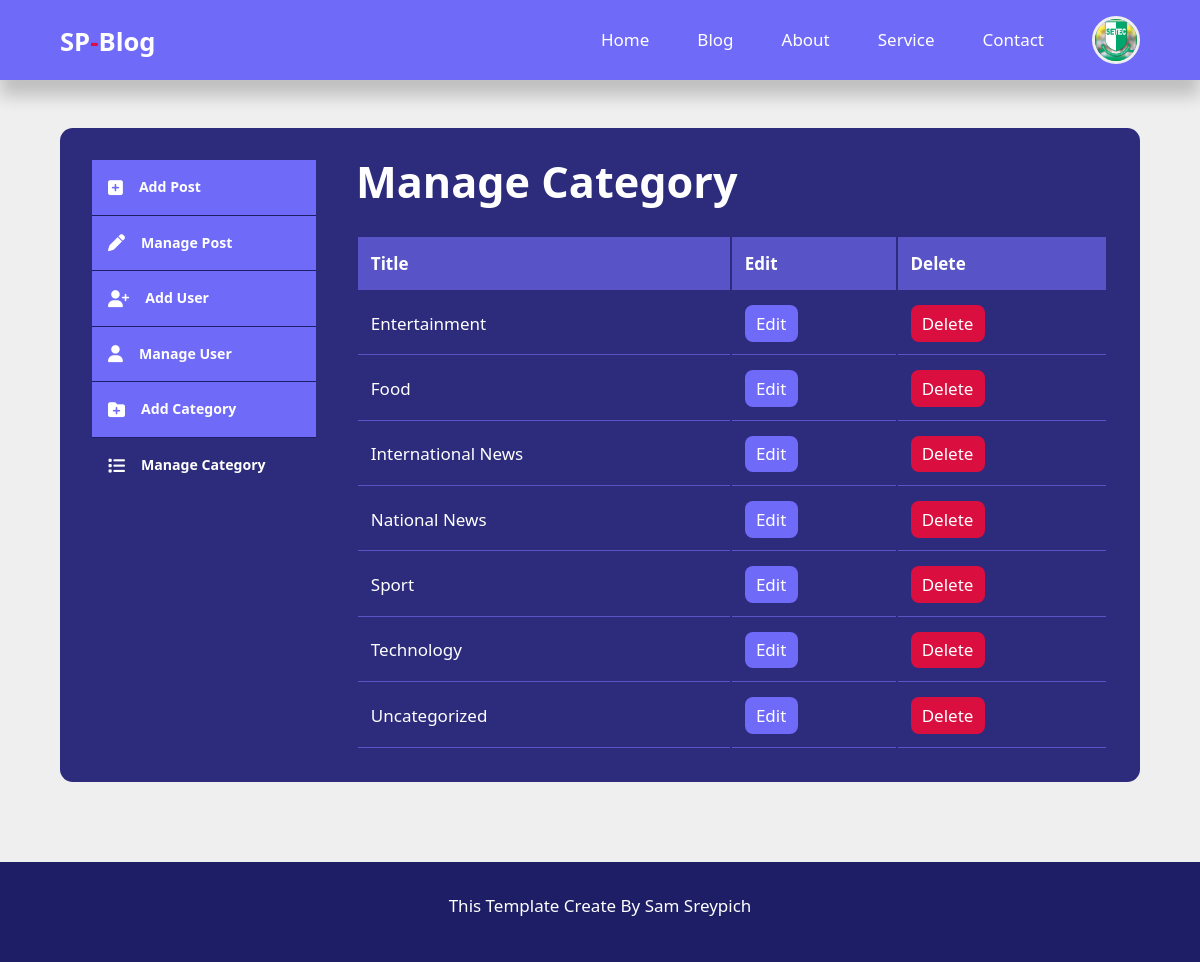
The app's page /admin/manage-category.php (signed in) with its own data.
### tables this page shows
CREATE TABLE IF NOT EXISTS `users` (
  `id` int UNSIGNED NOT NULL AUTO_INCREMENT,
  `firstname` varchar(50) NOT NULL,
  `lastname` varchar(50) NOT NULL,
  `username` varchar(50) NOT NULL,
  `email` varchar(100) NOT NULL,
  `password` varchar(255) NOT NULL,
  `avatar` varchar(255) NOT NULL,
  `is_admin` tinyint(1) NOT NULL,
  PRIMARY KEY (`id`)
);

CREATE TABLE IF NOT EXISTS `categories` (
  `id` int UNSIGNED NOT NULL AUTO_INCREMENT,
  `title` varchar(50) NOT NULL,
  `description` text NOT NULL,
  PRIMARY KEY (`id`)
);

### admin/partials/header.php (called while the page is built, shortened)
<?php
require '../partials/header.php';
?>

### admin/manage-category.php (the view, shortened to what this page needs)
<?php
include 'partials/header.php';
$query = "SELECT * FROM categories ORDER BY title";
$fetch_category_result = mysqli_query($connection, $query);
?>
    <section class="dashboard">
        <div class="container dashboard-container">
            <aside>
                <ul>
                    <li>
                        <a href="addPost.php">
                            <i class="fas fa-plus-square"></i>
                            <h5>Add Post</h5>
                        </a>
                    </li>
                    <li>
                        <a href="<?= ROOT_URL?>/admin/index.php">
                            <i class="fa-solid fa-pen"></i>
                            <h5>Manage Post</h5>
                        </a>
                    </li>
                    <?php if(isset($_SESSION['user_is_admin'])) :?>
                    <li>
                        <a href="addUser.php">
                            <i class="fa-solid fa-user-plus"></i>
                            <h5>Add User</h5>
                        </a>
                    </li>
                    <li>
                        <a href="manage-user.php">
                            <i class="fa-solid fa-user"></i>
                            <h5>Manage User</h5>
                        </a>
                    </li>
                    <li>
                        <a href="addCategory.php">
                            <i class="fa-solid fa-folder-plus"></i>
                            <h5>Add Category</h5>
                        </a>
                    </li>
                    <li>
                        <a class="active" href="manage-category.php">
                            <i class="fa-solid fa-list"></i>
                            <h5>Manage Category</h5>
                        </a>
                    </li>
                    <?php endif;?>
                </ul>
            </aside>
            <main>
                <h2>Manage Category</h2>
                <?php if(mysqli_num_rows($fetch_category_result) >0 ):?>
                <table>
                    <thead>
                        <tr>
                            <th>Title</th>
                            <th>Edit</th>
                            <th>Delete</th>
                        </tr>
                    </thead>
                    <tbody>
                        <?php while ($category = mysqli_fetch_assoc($fetch_category_result)) :?>
                        <tr>
                            <td><?= $category['title'] ?></td>
                            <td><a href="<?= ROOT_URL?>admin/editCategory.php?id=<?=$category['id']?>" class="btn sm">Edit</a></td>
                            <td><a href="<?= ROOT_URL?>admin/delete-category-logic.php?id=<?=$category['id']?>" class="btn sm danger">Delete</a></td>
                        </tr>
                        <?php endwhile;?>
                    </tbody>
                </table>
                <?php else :?>
                    <div class="container message-alert message-alert-danger">
                        <p>No category found</p>
                    </div>
                <?php endif;?>
            </main>
        </div>
    </section>
<?php include 'partials/footer.php';?>

### partials/header.php (shortened to what this page needs)
<?php
require 'config/database.php';
if(isset($_SESSION['user_id'])){
    $id = filter_var($_SESSION['user_id'],FILTER_SANITIZE_NUMBER_INT);
    $query = "SELECT avatar FROM users WHERE id = $id";
    $result = mysqli_query($connection, $query);
    $user = mysqli_fetch_assoc($result);
}
?>
<!DOCTYPE html>
<html lang="en">
<head>
    <link rel="stylesheet" href="<?= ROOT_URL?>css/style.css">
    <link rel="stylesheet" href="https://cdnjs.cloudflare.com/ajax/libs/font-awesome/6.7.2/css/all.min.css" />
</head>
<body>
    <nav>
        <div class="container nav-container">
            <a class="logo" href="<?= ROOT_URL?>index.php"><h3>SP<span>-</span>Blog</h3></a>
            <ul class="nav-link">
                <li><a href="<?= ROOT_URL?>">Home</a></li>
                <li><a href="<?= ROOT_URL?>blog.php">Blog</a></li>
                <li><a href="<?= ROOT_URL?>about.php">About</a></li>
                <li><a href="<?= ROOT_URL?>service.php">Service</a></li>
                <li><a href="<?= ROOT_URL?>contact.php">Contact</a></li>
                <?php if(isset($_SESSION['user_id'])) :?>
                <li>
                    <div class="nav-profile">
                        <div class="profile-img">
                            <img class="nav-img" src="<?= ROOT_URL . 'images/' . $user['avatar']?>" alt="">
                        </div>
                    </div>
                </li>
                <?php else :?>
                    <li><a href="<?php ROOT_URL?>signin.php">Sign In</a></li>
                <?php endif; ?>
            </ul>
        </div>
    </nav>

### css/style.css (style rules this page uses)
:root { --color-primary:#6f6af8; --color-primary-variant:#5854c7; --color-danger:#da0f3f; --color-danger-light:hsl(346, 87%, 46%, 15%); --color-success:#11c76f; --color-success-light:hsl(156, 100%, 38%, 15%); --color-gray-1:#1e1e66; --color-gray-2:#2d2b7c; --color-white:#fff; --color-light:#ccc; --color-light-variant:#626262; --color-bg:#efefef; --color-black:#222222; --border-radius-1:0.3rem; --border-radius-2:0.5rem; --border-radius-3:0.8rem; --border-radius-4:2rem; --border-radius-5:5rem; }
* { margin: 0; padding: 0; box-sizing: border-box; outline: none; border: none; list-style: none; appearance: none; text-decoration: none; font-family: 'Segoe UI', Tahoma, Geneva, Verdana, sans-serif; transition: .4s ease; }
body { line-height: 1.6; font-size: 17px; background-color: var(--color-bg); overflow-x: hidden; color: var(--color-gray-1); }
.container { max-width: 1620px; margin: 0 auto; width: 90%; }
section { margin-top: 3rem; width: 100vw; }
h1,h2,h3,h4,h5 { color: var(--color-black); }
h2 { font-size: 2.7rem;margin: 1rem 0; }
h3 { font-size: 1.2rem;margin: .8rem 0 .5rem; }
img { display: block; width: 100%; object-fit: cover; }
nav { width: 100vw; height: 5rem; position: fixed; top: 0; left: 0; z-index: 10; background-color: var(--color-primary); box-shadow: 0 1rem 1rem rgba(0, 0, 0, 0.2); }
.nav-container { display: flex; align-items: center; justify-content: space-between; height: 100%; }
.profile-img { width: 3rem; height: 3rem; border-radius: 50%; border: 3px solid var(--color-bg); overflow: hidden; }
.nav-img { object-fit: cover; height: 100%; }
nav .logo h3 { font-size: 1.6rem; font-weight: 600; color: var(--color-white); }
nav .logo h3 span { color: var(--color-danger); }
nav .nav-link { display: flex; gap: 3rem; align-items: center; }
nav .nav-link a { font-weight: 300; color: var(--color-white); }
nav .nav-profile { cursor: pointer; position: relative; }
.btn { display: inline-block; width: fit-content; background-color: var(--color-primary); padding: .6rem 1.2rem; cursor: pointer; border-radius: var(--border-radius-2); color: var(--color-white); }
.single-post h5, .single-post h2, h3 { color: var(--color-white); }
.sm { padding: .3rem .7rem; }
.danger { background-color: var(--color-danger); }
.dashboard { margin-top: 8rem; }
.dashboard-container { display: grid; grid-template-columns: 14rem auto; padding: 2rem; margin-bottom: 5rem; gap: 1rem; background-color: var(--color-gray-2); color: var(--color-white); border-radius: var(--border-radius-3); }
.dashboard-container a, h2, h5 { color: var(--color-white); }
.dashboard aside a { background-color: var(--color-primary); display: flex; gap: 1rem; align-items: center; padding: 1rem; border-bottom: 1px solid var(--color-gray-1); }
.dashboard aside ul li:last-child a { border-bottom: none; }
.dashboard .active { background-color: var(--color-gray-2); }
.dashboard main { margin-left: 1.5rem; }
.dashboard h2 { margin: 0 0 2rem 0; line-height: 1; }
.dashboard table { text-align: left; width: 100%; }
.dashboard table th { padding: .8rem; background: var(--color-primary-variant); }
.dashboard table td { padding: .8rem; border-bottom: 1px solid var(--color-primary-variant); }

### records on screen
users: avatar (picture)
categories: title "Entertainment"
categories: title "Food"
categories: title "International News"
categories: title "National News"
categories: title "Sport"
categories: title "Technology"
categories: title "Uncategorized"
